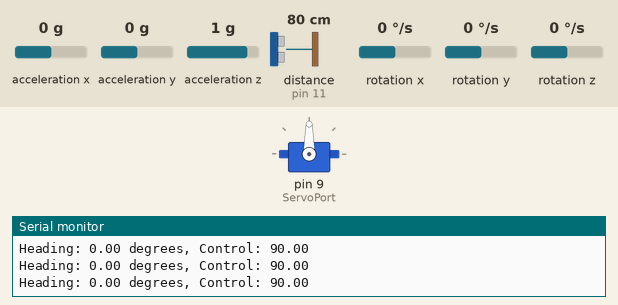
The sketch below on a simulated Arduino Uno, built with avr-gcc and run on an emulated ATmega328P. Shown: servo, the last lines printed to the serial monitor. Wiring (inferred from the names in the program): ultrasonic range finder: trigger pin 10; echo pin 11. Inputs (shaded band) come from the test bench; at power-on: acceleration x 0 g, acceleration y 0 g, rotation z 0 °/s, acceleration z 1 g, distance to the obstacle (sensor on pin 11) 80 cm, rotation x 0 °/s, rotation y 0 °/s. The echo pulse lasts 58.3 µs per cm.

Above: at 1.2 s.
1.3 s: acceleration x set to -0.2 g
At 2.5 s:
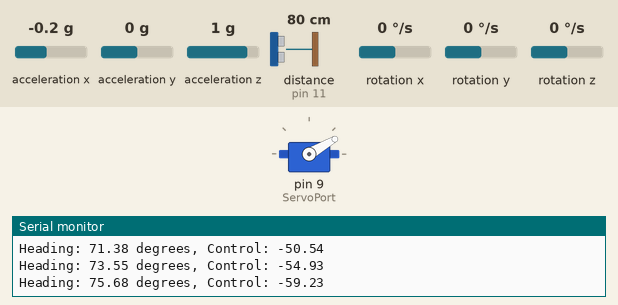
4.3 s: acceleration y set to -0.1 g
At 6.5 s:
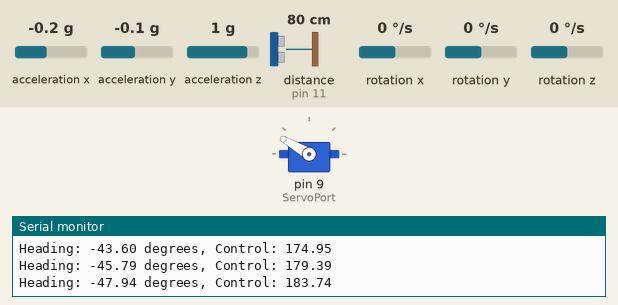
7.3 s: rotation z set to 192 °/s
At 7.72 s:
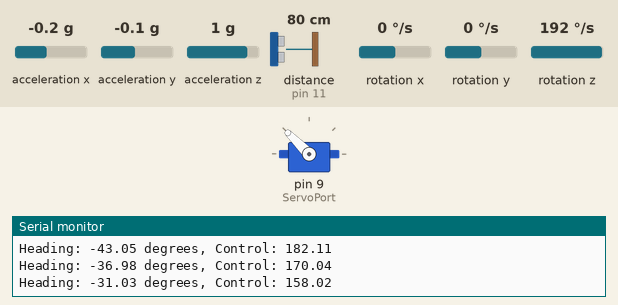
10.3 s: rotation z set to 16 °/s
At 11.84 s:
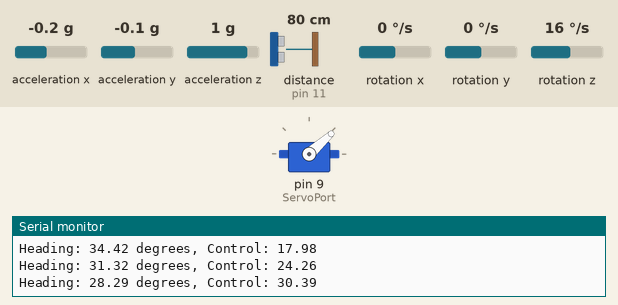
13.3 s: acceleration x set to 0.8 g
At 14.61 s:
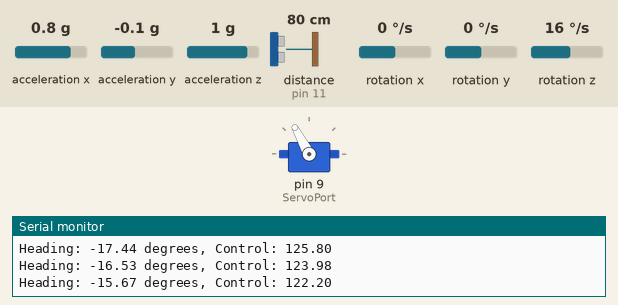
Timing chart, 0 to 17.3 s (numbered marks = the images above; inputs shaded):
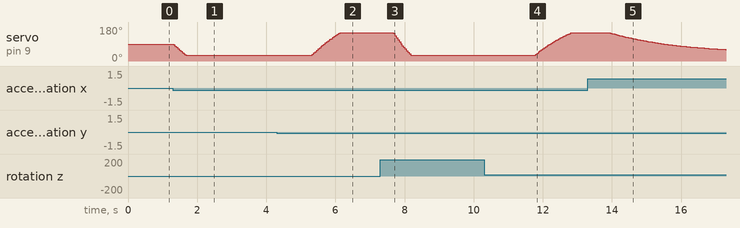

The sketch:

Wro.ino
```cpp
// Include necessary libraries
#include <Servo.h>
#include <Wire.h>
#include <MPU6050.h>

// Define pins
int DcPort = 3;  // Example pin for DC motor control
int DcDirPort = 2; // Example pin for DC motor direction control
int ServoPort = 9; // Example pin for Servo motor control
int UltraLeftPortTrig = 6; // Example pin for Ultrasonic left trig
int UltraLeftPortEcho = 7; // Example pin for Ultrasonic left echo
int UltraRightPortTrig = 8; // Example pin for Ultrasonic right trig
int UltraRightPortEcho = 9; // Example pin for Ultrasonic right echo
int UltraFrontPortTrig = 10; // Example pin for Ultrasonic front trig
int UltraFrontPortEcho = 11; // Example pin for Ultrasonic front echo
int gyroPort = 0;  // Gyro connected via I2C

// Create objects for devices
Servo myServo;
MPU6050 mpu;

// Constants
const float alpha = 0.98; // You may need to tune this value

// Variables
float accumulatedHeading = 0.0;
boolean isChecked = false;
unsigned long lastUpdateTime = 0;
unsigned long currentMillis = millis();

// PD constants
float Kp = 2.0; // Proportional gain
float Kd = 1.0; // Derivative gain

// PD variables
float previousError = 0;

// Desired heading (in degrees)
float desiredHeading = 0.0;
int turns = 0;
int turnMultiplier = 0;
int time = 0;
int currentTime = 0;

// Define states
enum BotState {
  MovingStraight,
  Turning
};
BotState currentState = MovingStraight;

void setup() {
  // Set up Serial communication for debugging
  Serial.begin(9600);

  // Set up DC motor control pins
  pinMode(DcPort, OUTPUT);
  pinMode(DcDirPort, OUTPUT);

  // Attach the servo motor
  myServo.attach(ServoPort);

  // Set up Ultrasonic sensor pins
  pinMode(UltraLeftPortTrig, OUTPUT);
  pinMode(UltraLeftPortEcho, INPUT);
  pinMode(UltraRightPortTrig, OUTPUT);
  pinMode(UltraRightPortEcho, INPUT);
  pinMode(UltraFrontPortTrig, OUTPUT);
  pinMode(UltraFrontPortEcho, INPUT);

  // Initialize the MPU6050 gyroscope
  Wire.begin();
  mpu.initialize();
  if (mpu.testConnection()) {
    Serial.println("MPU6050 connection successful");
  } else {
    Serial.println("MPU6050 connection failed");
  }
}

void loop() {
  while (turns <= 12) {
    currentMillis = millis();
    switch (currentState) {
      case MovingStraight: {
        setMotorPower(150);
        float heading = getCorrectedHeading();
        float error = desiredHeading - heading;
        float derivative = error - previousError;
        float control = 90 + (Kp * error - Kd * derivative);
        setServoPosition(control);
        previousError = error;

        if ((readFrontUltrasonic() < 20) && currentMillis-currentTime >1000 ) {
          if ((readLeftUltrasonic() > readRightUltrasonic()) && !isChecked) {
            turnMultiplier = -1;
          } else if ((readLeftUltrasonic() < readRightUltrasonic()) && !isChecked) {
            turnMultiplier = 1;
          }
          currentTime = currentMillis;
          currentState = Turning;
        }
        Serial.print("Heading: ");
        Serial.print(heading);
        Serial.print(" degrees, Control: ");
        Serial.println(control);
        delay(10);
        time = time+1;
        break;
      }

      case Turning: {
        desiredHeading += turnMultiplier * 90;
        currentState = MovingStraight;
        turns=turns+1;
        isChecked = false; // Reset the flag after turning
        break;
      }
    }
  }

  // Main code here, currently empty
}

// Function to set the power of the DC motor
void setMotorPower(int speed) {
  digitalWrite(DcDirPort, speed >= 0 ? HIGH : LOW); // Set direction
  analogWrite(DcPort, abs(speed)); // Set speed (0-255)
}

// Function to set the position of the servo motor
void setServoPosition(float control) {
  // Constrain the control value to be within 30 to 150 degrees
  int servoPosition = constrain(control, 30, 150);

  // Set the servo position
  myServo.write(servoPosition);
}

// Function to get the heading from the IMU (MPU6050)
float getCorrectedHeading() {
  // Get the current time
  unsigned long currentTime = millis();
  float deltaTime = (currentTime - lastUpdateTime) / 1000.0; // Time difference in seconds
  lastUpdateTime = currentTime;

  // Read the gyroscope and accelerometer data
  int16_t ax, ay, az;
  int16_t gx, gy, gz;
  mpu.getMotion6(&ax, &ay, &az, &gx, &gy, &gz);

  // Convert gyroscope data to degrees per second
  float gyroZ = gz / 131.0; // Sensitivity factor for 250 degrees/second range

  // Convert accelerometer data to angle (in degrees)
  float accelAngle = atan2(ay, ax) * 180 / PI;

  // Update the accumulated heading using the complementary filter
  accumulatedHeading = alpha * (accumulatedHeading + gyroZ * deltaTime) + (1.0 - alpha) * accelAngle;

  return accumulatedHeading;
}

// Function to read distance from the left ultrasonic sensor
long readLeftUltrasonic() {
  return readUltrasonic(UltraLeftPortTrig, UltraLeftPortEcho);
}

// Function to read distance from the right ultrasonic sensor
long readRightUltrasonic() {
  return readUltrasonic(UltraRightPortTrig, UltraRightPortEcho);
}

// Function to read distance from the front ultrasonic sensor
long readFrontUltrasonic() {
  return readUltrasonic(UltraFrontPortTrig, UltraFrontPortEcho);
}

// Function to read distance from an ultrasonic sensor
long readUltrasonic(int trigPin, int echoPin) {
  // Clear the trigger
  digitalWrite(trigPin, LOW);
  delayMicroseconds(2);
  // Set the trigger high for 10 microseconds
  digitalWrite(trigPin, HIGH);
  delayMicroseconds(10);
  digitalWrite(trigPin, LOW);

  // Read the echo pin
  long duration = pulseIn(echoPin, HIGH);

  // Calculate the distance
  long distance = duration * 0.034 / 2;

  return distance;
}
```

Measured:
- the behaviour switches between 0 and -0.1 g on acceleration x (found by bisection; images 0 and 1)
- the behaviour switches between 0 and -0.1 g on acceleration y (found by bisection; images 1 and 2)
- after the input at 1.3 s, servo on pin 9 (ServoPort): moves from 90° to 30° over 0.37 s, starting at once
- after the input at 4.3 s, servo on pin 9 (ServoPort): moves from 30° to 150° over 0.80 s, starting after 1.0 s
- after the input at 7.3 s, servo on pin 9 (ServoPort): moves from 150° to 30° over 0.51 s, starting after 0.37 s
- after the input at 10.3 s, servo on pin 9 (ServoPort): moves from 30° to 150° over 1.1 s, starting after 1.5 s
- after the input at 13.3 s, servo on pin 9 (ServoPort): moves from 150° to 60° over 3.4 s, starting after 0.65 s
